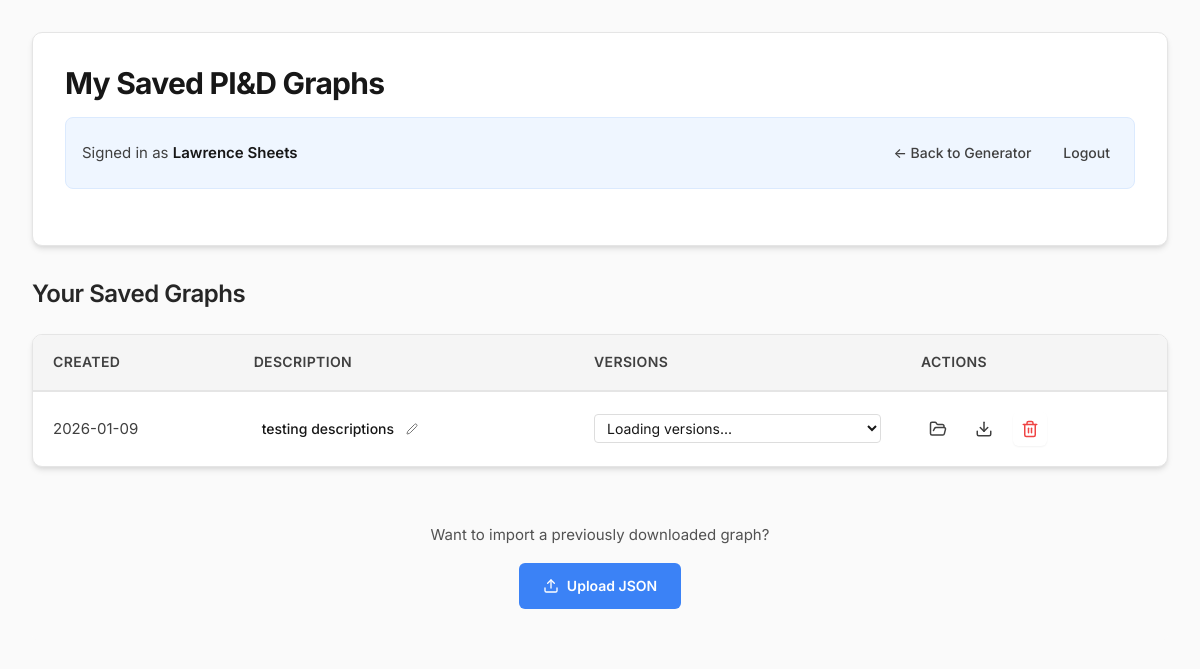
Page /my-graphs (signed in) on the earlier database version.
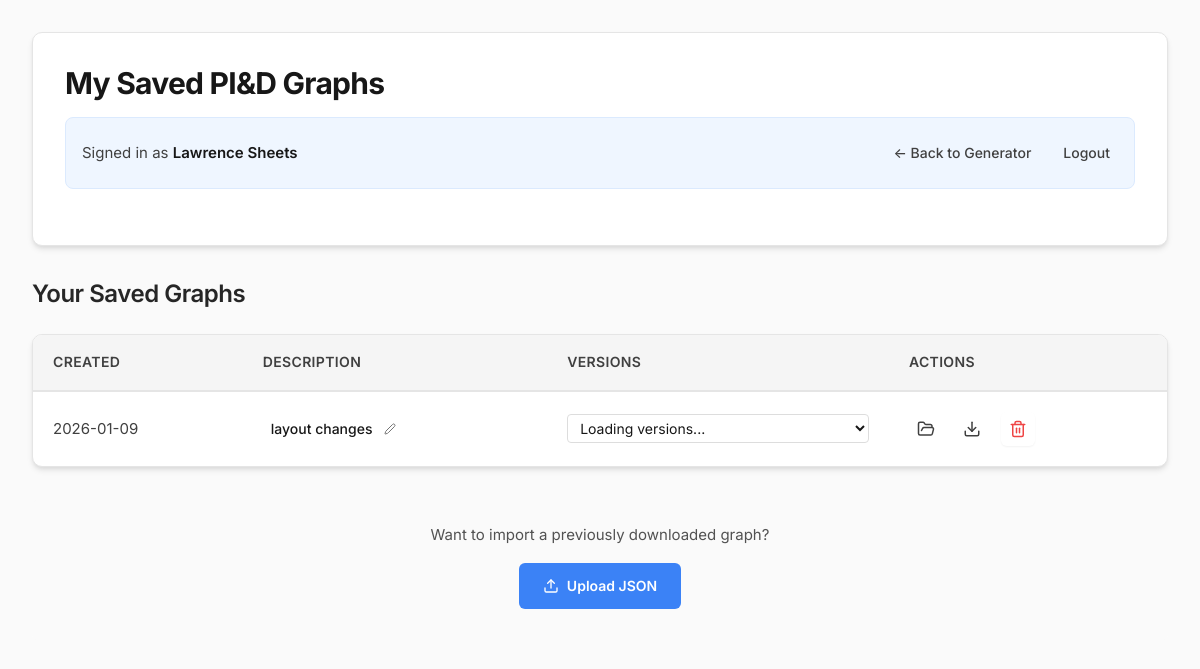
Same page on the later database version.
### tables this page shows
CREATE TABLE users (
                    id INTEGER PRIMARY KEY AUTOINCREMENT,
                    username TEXT UNIQUE,
                    password_hash TEXT,
                    provider TEXT,
                    provider_id TEXT,
                    email TEXT,
                    display_name TEXT,
                    created_at TEXT NOT NULL
                );

CREATE TABLE graphs (
            id INTEGER PRIMARY KEY AUTOINCREMENT,
            user_id INTEGER NOT NULL,
            filename TEXT NOT NULL,
            instruction TEXT,
            nodes_json TEXT,
            edges_json TEXT,
            created_at TEXT NOT NULL,
            FOREIGN KEY(user_id) REFERENCES users(id)
        );

### app/main.py (the view)
@app.get("/my-graphs")
async def my_graphs(request: Request):
    uid = request.session.get("user_id")
    if not uid:
        return RedirectResponse(url="/login", status_code=303)
    user = auth.get_user(uid)
    graphs = auth.get_graphs_for_user(uid)
    return templates.TemplateResponse("my_graphs.html", {"request": request, "user": user, "graphs": graphs})

### templates/my_graphs.html (shortened to what this page needs)
<!DOCTYPE html>
<html lang="en">
<head>
    <link rel="stylesheet" href="/static/styles.css">
</head>
<body>
    <div class="page-container">
        <div class="page-header">
            <h1>My Saved PI&D Graphs</h1>
            {% if user %}
            <div class="user-banner">
                <div class="user-info-text">
                    Signed in as <strong>{{ user.display_name or user.email or user.username }}</strong>
                </div>
                <div class="header-actions">
                    <a href="/" class="action-link">← Back to Generator</a>
                    <a href="/logout" class="action-link">Logout</a>
                </div>
            </div>
            {% endif %}
        </div>
        <h2 class="section-title">Your Saved Graphs</h2>
        {% if graphs %}
        <div class="graphs-table-container">
            <table class="graphs-table">
                <thead>
                    <tr>
                        <th>Created</th>
                        <th>Description</th>
                        <th>Versions</th>
                        <th>Actions</th>
                    </tr>
                </thead>
                <tbody>
                    {% for graph in graphs %}
                    <tr>
                        <td>{{ graph.created_at[:10] }}</td>
                        <td>
                            <div class="graph-description" style="position: relative;">
                                <span
                                    class="description-text"
                                    data-graph-id="{{ graph.id }}"
                                    onclick="toggleDescriptionEdit({{ graph.id }})"
                                    style="cursor: pointer; padding: 0.25rem 0.5rem; border-radius: 4px; display: inline-flex; align-items: center; gap: 0.75rem; font-size: 0.875rem;"
                                    onmouseover="this.style.backgroundColor='rgba(59, 130, 246, 0.1)'"
                                    onmouseout="this.style.backgroundColor='transparent'"
                                >
                                    <span style="flex: 1;">{{ graph.instruction or '(no description)' }}</span>
                                    <svg style="width: 0.75rem; height: 0.75rem; opacity: 0.6; flex-shrink: 0;" data-lucide="edit-2" stroke-width="2"></svg>
                                </span>
                            </div>
                        </td>
                        <td>
                            <select class="version-selector" data-graph-id="{{ graph.id }}" onchange="handleVersionChange({{ graph.id }}, this.value)" style="padding: 0.25rem 0.5rem; border: 1px solid #ddd; border-radius: 4px; font-size: 0.875rem; cursor: pointer;">
                                <option value="">Loading versions...</option>
                            </select>
                        </td>
                        <td>
                            <div class="graph-actions">
                                <a href="javascript:void(0)" onclick="loadVersionFromSelector({{ graph.id }})" class="action-link" title="Load Selected Version"><i data-lucide="folder-open" style="width: 18px; height: 18px;"></i></a>
                                <a href="/download-graph/{{ graph.id }}" class="action-link" title="Download Graph"><i data-lucide="download" style="width: 18px; height: 18px;"></i></a>
                                <form action="/delete-graph/{{ graph.id }}" method="post" class="delete-form" onsubmit="return confirm('Are you sure you want to delete this graph?')">
                                    <button type="submit" class="delete-btn" title="Delete Graph"><i data-lucide="trash-2" style="width: 18px; height: 18px;"></i></button>
                                </form>
                            </div>
                        </td>
                    </tr>
                    {% endfor %}
                </tbody>
            </table>
        </div>
        <div style="margin-top: 2rem; padding: 1.5rem; background: var(--neutral-50); border-radius: var(--radius-lg); text-align: center;">
            <p style="color: var(--neutral-600); margin-bottom: 1rem;">Want to import a previously downloaded graph?</p>
            <label for="upload-json-file" style="cursor: pointer; display: inline-flex; align-items: center; gap: 0.5rem; padding: 0.75rem 1.5rem; background: var(--primary-blue); color: white; border-radius: var(--radius-md); font-weight: 600;">
                <i data-lucide="upload" style="width: 16px; height: 16px;"></i>
                Upload JSON
            </label>
        </div>
        {% endif %}
    </div>
</body>
</html>

### static/styles.css (style rules this page uses)
:root { --primary-blue: #3b82f6; --primary-blue-hover: #2563eb; --primary-blue-active: #1d4ed8; --primary-blue-light: #dbeafe; --primary-blue-ultralight: #eff6ff; --neutral-50: #fafafa; --neutral-100: #f5f5f5; --neutral-200: #e5e5e5; --neutral-300: #d4d4d4; --neutral-400: #a3a3a3; --neutral-500: #737373; --neutral-600: #525252; --neutral-700: #404040; --neutral-800: #262626; --neutral-900: #171717; --success: #10b981; --warning: #f59e0b; --error: #ef4444; --error-bg: #fef2f2; --space-xs: 0.25rem; --space-sm: 0.5rem; --space-md: 1rem; --space-lg: 1.5rem; --space-xl: 2rem; --space-2xl: 3rem; --radius-sm: 0.25rem; --radius-md: 0.375rem; --radius-lg: 0.5rem; --radius-xl: 0.625rem; --radius-full: 9999px; --shadow-sm: 0 1px 2px 0 rgba(0, 0, 0, 0.05); --shadow-md: 0 4px 6px -1px rgba(0, 0, 0, 0.1), 0 2px 4px -1px rgba(0, 0, 0, 0.06); --shadow-lg: 0 10px 15px -3px rgba(0, 0, 0, 0.1), 0 4px 6px -2px rgba(0, 0, 0, 0.05); --shadow-xl: 0 20px 25px -5px rgba(0, 0, 0, 0.1), 0 10px 10px -5px rgba(0, 0, 0, 0.04); --transition-fast: 150ms cubic-bezier(0.4, 0, 0.2, 1); --transition-base: 250ms cubic-bezier(0.4, 0, 0.2, 1); --transition-slow: 350ms cubic-bezier(0.4, 0, 0.2, 1); }
* { box-sizing: border-box; }
body { font-family: 'Inter', -apple-system, BlinkMacSystemFont, 'Segoe UI', Roboto, 'Helvetica Neue', Arial, sans-serif; margin: 0; padding: 0; color: var(--neutral-900); background-color: var(--neutral-50); font-size: 15px; line-height: 1.6; -webkit-font-smoothing: antialiased; -moz-osx-font-smoothing: grayscale; }
h1 { color: var(--neutral-900); font-weight: 700; font-size: 1.875rem; line-height: 2.25rem; letter-spacing: -0.025em; margin: 0; }
h2 { color: var(--neutral-800); font-weight: 600; font-size: 1.5rem; line-height: 2rem; letter-spacing: -0.02em; margin: 0 0 var(--space-lg) 0; }
p { margin: 0 0 var(--space-md) 0; color: var(--neutral-600); }
form { margin-top: var(--space-xl); }
label { display: block; font-weight: 500; font-size: 0.875rem; color: var(--neutral-700); margin-bottom: var(--space-sm); }
input[type="text"], input[type="password"], input[type="email"], textarea, select { width: 100%; padding: 0.625rem 0.875rem; font-family: inherit; font-size: 0.9375rem; border: 1px solid var(--neutral-300); border-radius: var(--radius-md); background-color: white; color: var(--neutral-900); transition: all var(--transition-fast); outline: none; }
button { display: inline-flex; align-items: center; justify-content: center; gap: var(--space-sm); padding: 0.625rem 1.25rem; font-family: inherit; font-size: 0.9375rem; font-weight: 500; background-color: var(--primary-blue); color: white; border: none; border-radius: var(--radius-md); cursor: pointer; transition: all var(--transition-fast); box-shadow: var(--shadow-sm); white-space: nowrap; }
a { color: var(--primary-blue); text-decoration: none; font-weight: 500; transition: color var(--transition-fast); }

Differences in the rows shown:
changed graphs "Loading versions...": instruction "testing descriptions" → "layout changes"
